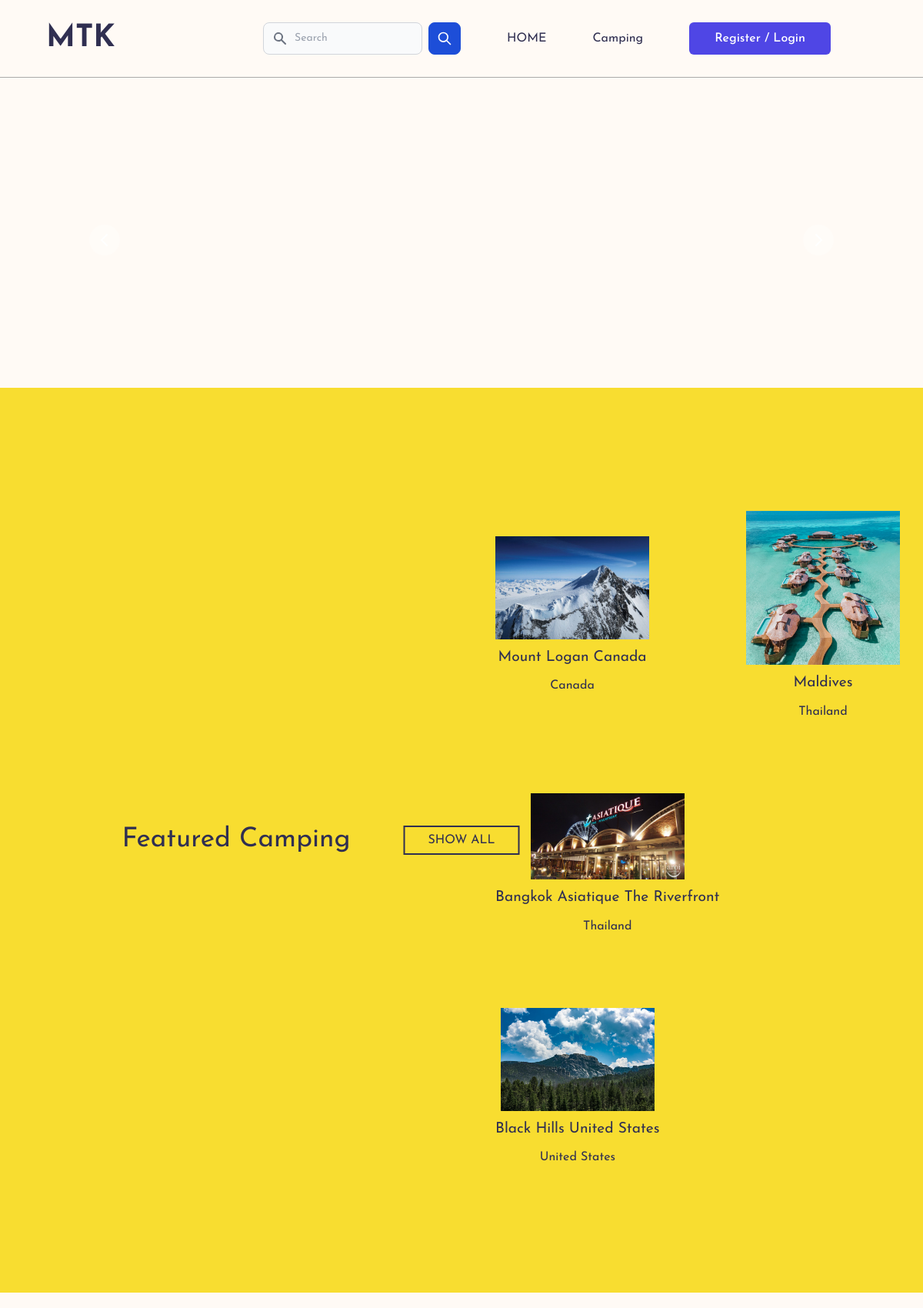
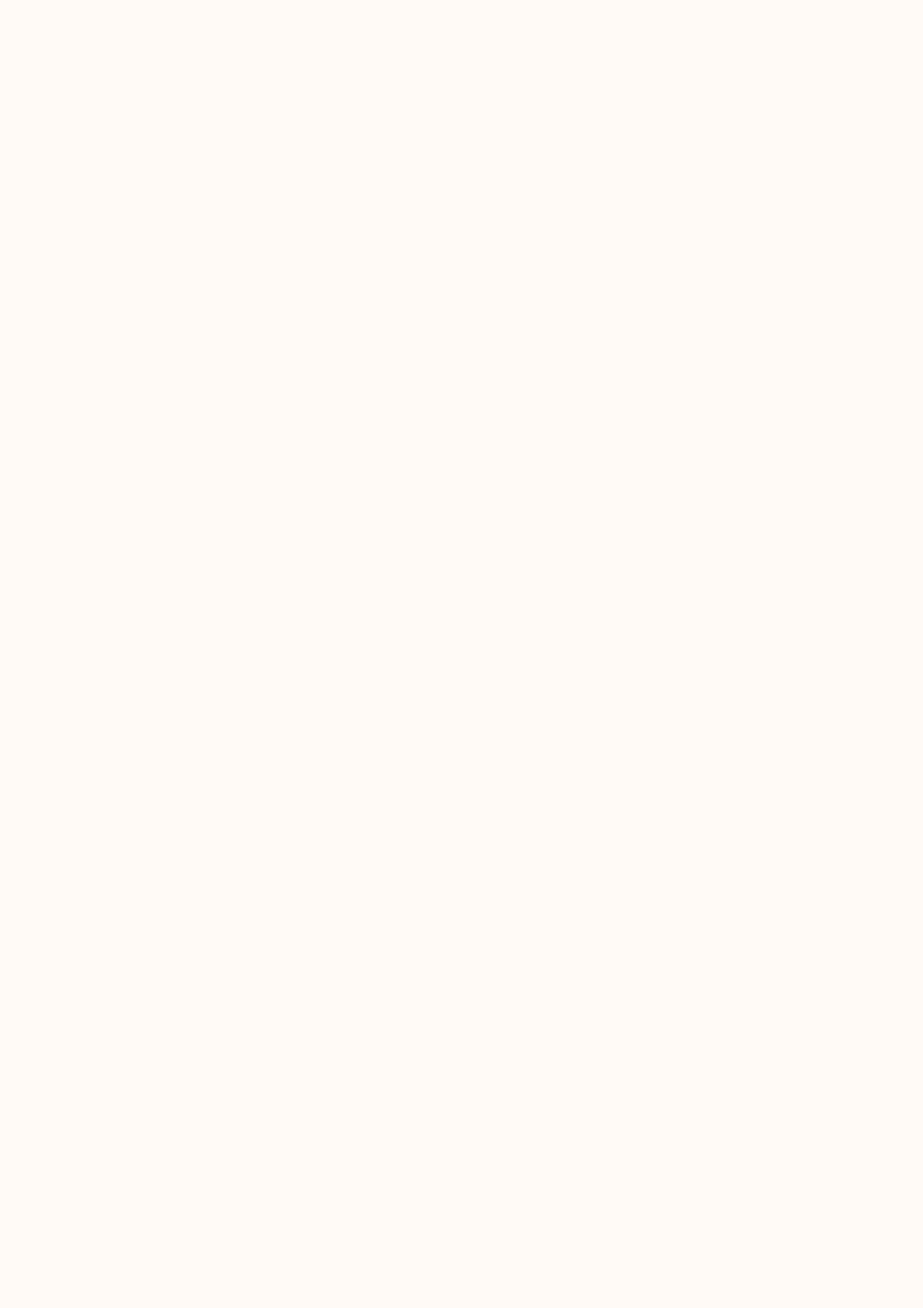
The page / (upper part) on the database its author committed (2 pictures, top to bottom).
### tables this page shows
CREATE TABLE `camping_sites` (
  `id` varchar(100) NOT NULL,
  `name` varchar(100) NOT NULL,
  `location` varchar(100) DEFAULT NULL,
  `description` text,
  `image` text NOT NULL,
  `created_at` timestamp NOT NULL DEFAULT CURRENT_TIMESTAMP,
  `updated_at` timestamp NOT NULL DEFAULT CURRENT_TIMESTAMP ON UPDATE CURRENT_TIMESTAMP
);

### Controller/Camping.php (called while the page is built, shortened)
<?php
require_once("Query.php");
class Camping{
    private query $query;
    function __construct() {
        $this->query = new Query();
    }
    function getCampingData() {
        $sql = "SELECT * FROM camping_sites";
        $this->camping = $this->query->executeQuery($sql, CONST_GET);
        return json_encode($this->camping);
    }
}
?>

### Controller/Query.php (called while the page is built, shortened)
<?php
require_once(CONST_BASE_PATH . "/db_connect.php");
class Query {
    private $conn;
    private array $response = [];
    public function __construct() {
        global $conn;
        $this->conn = $conn;
    }
    public function executeQuery($sql, $method) {
        $this->method = $method;
        if ($this->method === CONST_PUT) {
            $result = mysqli_query($this->conn, $sql);
            if ($result) {
                $this->response = [
                    'success' => true,
                    'message' => 'Updated successfully.'
                ];
            } else {
                $this->response = [
                    'success' => false,
                    'message' => 'Something went wrong.'
                ];
            }
            return $this->response;
        } else if ($this->method === CONST_GET) {
            $result = mysqli_query($this->conn, $sql);
            $data = mysqli_fetch_all($result, MYSQLI_ASSOC);
            return $data;
        } else if ($this->method === CONST_POST) {
            $result = mysqli_query($this->conn, $sql);
            if ($result) {
                $this->response = [
                    'success' => true,
                    'message' => 'Created successfully.'
                ];
            } else {
                $this->response = [
                    'success' => false,
                    'message' => 'Something went wrong.'
                ];
            }
            return $this->response;
        } else if ($this->method === CONST_DELETE) {
            $result = mysqli_query($this->conn, $sql);
            if ($result) {
                $this->response = [
                    'success' => true,
                    'message' => 'Deleted successfully.'
                ];
            } else {
                $this->response = [
                    'success' => false,
                    'message' => 'Something went wrong.'
                ];
            }
            return $this->response;
        }
    }
}
?>

### Controller/CountryList.php (called while the page is built, shortened)
<?php
class CountryList {
    public static function getConstantArray() {
        return self::CONST_COUNTRY_LIST;
    }
}

### index.php (the view, shortened to what this page needs)
<?php
require_once("./Components/header.php");
require_once("./Components/navbar.php");
require_once("./Controller/Camping.php");
require_once("./Controller/CountryList.php");
$camping = new Camping();
$campingData = $camping->getCampingData();
$decodeCampingData = json_decode($campingData, true);
shuffle($decodeCampingData);
$count = 4;
?>
    <div class="banner" id="banner">
        <div id="default-carousel" class="relative w-full" data-carousel="slide">
            <div class="relative h-56 overflow-hidden rounded-lg md:h-96">
            </div>
            <div class="absolute z-30 flex space-x-3 -translate-x-1/2 bottom-5 left-1/2">
                <?php for($i = 0; $i < $count; $i++) {
                    if ($i < count($decodeCampingData)) {
                        $campingSite = $decodeCampingData[$i];
                ?>
                    <?php if ($campingSite['image'] !== '') { ?>
                        <button type="button" class="w-3 h-3 rounded-full" aria-current="true" aria-label="Slide 1" data-carousel-slide-to="0"></button>
                    <?php } ?>
                <?php } ?>
                <?php } ?>
            </div>
            <button type="button" class="absolute top-0 left-0 z-30 flex items-center justify-center h-full px-4 cursor-pointer group focus:outline-none" data-carousel-prev>
                <span class="inline-flex items-center justify-center w-8 h-8 rounded-full sm:w-10 sm:h-10 bg-white/30 dark:bg-gray-800/30 group-hover:bg-white/50 dark:group-hover:bg-gray-800/60 group-focus:ring-4 group-focus:ring-white dark:group-focus:ring-gray-800/70 group-focus:outline-none">
                    <svg aria-hidden="true" class="w-5 h-5 text-white sm:w-6 sm:h-6 dark:text-gray-800" fill="none" stroke="currentColor" viewBox="0 0 24 24" xmlns="http://www.w3.org/2000/svg"><path stroke-linecap="round" stroke-linejoin="round" stroke-width="2" d="M15 19l-7-7 7-7"></path></svg>
                </span>
            </button>
            <button type="button" class="absolute top-0 right-0 z-30 flex items-center justify-center h-full px-4 cursor-pointer group focus:outline-none" data-carousel-next>
                <span class="inline-flex items-center justify-center w-8 h-8 rounded-full sm:w-10 sm:h-10 bg-white/30 dark:bg-gray-800/30 group-hover:bg-white/50 dark:group-hover:bg-gray-800/60 group-focus:ring-4 group-focus:ring-white dark:group-focus:ring-gray-800/70 group-focus:outline-none">
                    <svg aria-hidden="true" class="w-5 h-5 text-white sm:w-6 sm:h-6 dark:text-gray-800" fill="none" stroke="currentColor" viewBox="0 0 24 24" xmlns="http://www.w3.org/2000/svg"><path stroke-linecap="round" stroke-linejoin="round" stroke-width="2" d="M9 5l7 7-7 7"></path></svg>
                </span>
            </button>
        </div>
    </div>
    <section class="shop" id="shop">
        <div class="title">
            <h2 class="titetext">Featured Camping</h2>
        </div>
        <div class="content">
            <?php for($i = 0; $i < $count; $i++) {
                if ($i < count($decodeCampingData)) {
                    $campingSite = $decodeCampingData[$i];
            ?>
                <div class="box">
                    <div class="imgbx">
                        <?php if ($campingSite['image'] !== '') { ?>
                            <img src="./assets/images/<?php echo $campingSite['image']; ?>" alt="" width="200" height="200">
                        <?php } else { ?>
                            <img src="./assets/images/no_image_found.png" alt="" width="200" height="200">
                        <?php } ?>
                    </div>
                    <div class="text">
                        <?php echo $campingSite['name'] ?>
                    </div>
                    <div class="price">
                    <?php echo CountryList::getConstantArray()[$campingSite['location']]; ?>
                    </div>
                    <div class="imgbtn">
                    </div>
                </div>
            <?php } ?>
            <?php } ?>
        </div>
        <a href="./camping.php" class="sall">SHOW ALL</a>
    </section>
<?php
require_once("./Components/footer.php");
?>

### assets/css/variable.css (style rules this page uses)
:root { --color-one: #fff; --color-two: #333; --color-three: red; --color-four: #ededed; --color-five: #F2DAD7; --color-six: #D1A39E; --color-seven: #CECDCA; --color-eight: #474545; --color-nine: #eaeaea; --bg-dark: #333; --gradient-one: rgba(0, 0, 0, .5); --gradient-two: rgba(0, 0, 0, .3); --text-white: #fff; --text-dark: #000; --heading-one: 4rem; --heading-two: 2rem; --heading-three: 1.5rem; --heading-four: 1.25rem; --heading-five: 1rem; --heading-six: .75rem; --margin-auto: auto; --margin-0: 0; --margin-1: 1rem; --margin-2: 2rem; --margin-3: 3rem; --margin-4: 4rem; --margin-5: 5rem; --margin-6: 6rem; --margin-left-3: 3rem; --margin-left-4: 4rem; --padding-0: 0; --padding-1: 1rem; --padding-2: 2rem; --padding-3: 3rem; --padding-4: 4rem; --padding-5: 5rem; --padding-6: 6rem; --font-size-small: 1rem; --font-size-medium: 1.5rem; --font-size-large: 2rem; --font-size-1: 1rem; --font-size-2: 1.25rem; --font-size-3: 1.75rem; --font-size-4: 2.25rem; --font-size-5: 2.5rem; --font-size-6: 2.75rem; --ease: all 0.3s ease-in-out; }

### assets/css/global.css (style rules this page uses)
.text-white { color: var(--text-white); }

### assets/css/styles.css (style rules this page uses)
* { margin: 0; padding: 0; box-sizing: border-box; font-family: 'Josefin Sans', sans-serif; }
section { position: relative; min-height: 100vh; background-color: #f8dd30; display: flex; justify-content: center; align-items: center; padding: 20px; }
html { line-height:1.15; -webkit-text-size-adjust:100% }
body { margin:0 }
a { background-color:transparent }
img { border-style:none }
button,input,optgroup,select,textarea { font-family:inherit; font-size:100%; line-height:1.15; margin:0 }
button,input { overflow:visible }
button,select { text-transform:none }
[type=button],[type=reset],[type=submit],button { -webkit-appearance:button }
blockquote,dd,dl,figure,h1,h2,h3,h4,h5,h6,hr,p,pre { margin:0 }
button { background-color:transparent; background-image:none; padding:0 }
html { font-family:Inter,system-ui,-apple-system,BlinkMacSystemFont,Segoe UI,Roboto,Helvetica Neue,Arial,Noto Sans,sans-serif,Apple Color Emoji,Segoe UI Emoji,Segoe UI Symbol,Noto Color Emoji; line-height:1.5 }
*,:after,:before { box-sizing:border-box; border:0 solid #d5d6d7 }
img { border-style:solid }
[role=button],button { cursor:pointer }
h1,h2,h3,h4,h5,h6 { font-size:inherit; font-weight:inherit }
a { color:inherit; text-decoration:inherit }
button,input,optgroup,select,textarea { padding:0; line-height:inherit; color:inherit }
audio,canvas,embed,iframe,img,object,svg,video { display:block; vertical-align:middle }
img,video { max-width:100%; height:auto }
.space-x-3>:not(template)~:not(template) { --space-x-reverse:0; margin-right:calc(0.75rem*var(--space-x-reverse)); margin-left:calc(0.75rem*(1 - var(--space-x-reverse))) }
.rounded-lg { border-radius:.5rem }
.rounded-full { border-radius:9999px }
.flex { display:flex }
.inline-flex { display:inline-flex }
.items-center { align-items:center }
.justify-center { justify-content:center }
.h-3 { height:.75rem }
.h-5 { height:1.25rem }
.h-8 { height:2rem }
.h-full { height:100% }
.overflow-hidden { overflow:hidden }
.px-4 { padding-left:1rem; padding-right:1rem }
.absolute { position:absolute }
.relative { position:relative }
.top-0 { top:0 }
.right-0 { right:0 }
.left-0 { left:0 }
.text-white { --text-opacity:1; color:#fff; color:rgba(255,255,255,var(--text-opacity)) }
.w-3 { width:.75rem }
.w-5 { width:1.25rem }
.w-8 { width:2rem }
.w-full { width:100% }
.z-30 { z-index:30 }

### assets/css/navbar.css (style rules this page uses)
* { margin: 0; padding: 0; box-sizing: border-box; scroll-behavior: smooth; }
body { background: rgb(255,250,245); }
.banner { display: flex; justify-content: center; align-items: center; flex-direction: column; position: relative; padding-top: 120px; margin: 0px 100px; }
section { padding: 100px 0; }
.shop .title { width: 100%; display: flex; justify-content: center; align-items: center; flex-direction: column; gap: 15px; }
.title h2 { font-size: 2.2em; color: rgb(48,47,81); }
.shop .content { display: flex; justify-content: space-between; align-items: center; flex-wrap: wrap; margin-top: 30px; }
.shop .content .box { display: flex; justify-content: center; flex-direction: column; align-items: center; padding: 30px; gap: 10px; }
.shop .content .box .text { font-size: 1.2em; color: rgb(48,47,81); }
.shop .content .box .price { color: rgb(48,47,81); }
.sall { text-decoration: none; color: rgb(48,47,81); border: 2px solid rgb(48,47,81); padding: 5px 30px; transition: .5s; position: absolute; left: 50%; transform: translateX(-50%); }

### rows shown on the page
camping_sites: image (picture), name "Mount Logan Canada", location "Canada"
camping_sites: image (picture), name "Maldives", location "Thailand"
camping_sites: image (picture), name "Bangkok Asiatique The Riverfront", location "Thailand"
camping_sites: image (picture), name "Black Hills United States", location "United States"

### other values the page prints
$link["text"] "HOME"
$link["text"] "Camping"
$link["text"] "Register / Login"
